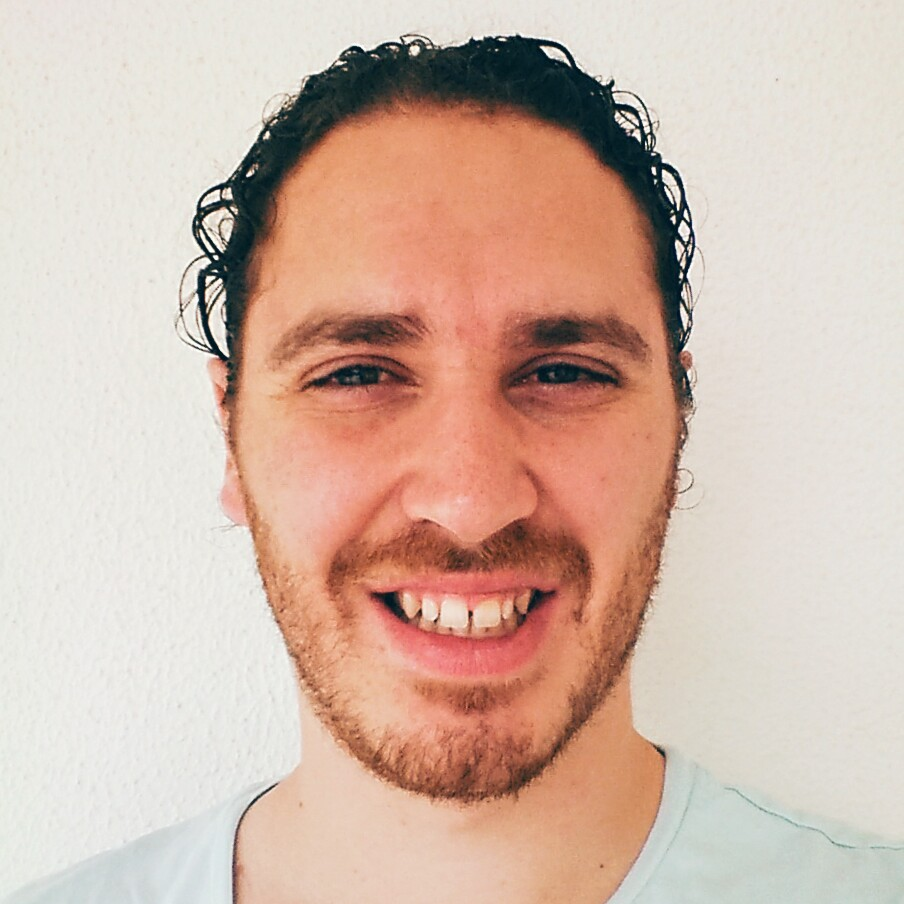
#> input picture test_resources/test_face.jpg, 904 x 904 px, given as the content of the folder photos/, which was not available
$ python facelift.py   (Python 2 division)   (older library calls are emulated)
#> lines starting #> are read from the running program, lines starting #| are printed output that depends on the picture; pictures that were not available may be replaced by others from this repository, and a replacement may not be noted
# !/usr/bin/env python
# -*- coding: utf-8 -*-

# noinspection PyUnresolvedReferences,PyPackageRequirements
import argparse
import os

import cv2
import numpy
from PIL import Image


def iter_images_in(folder_path, frame_size):
    """
    Return an iterator to all images in the folder (.png and .jpg).
    :param folder_path: Folder where to load the images from.
    :param frame_size: Target frame size for all images.
    :return: Generator/Iterator of loaded images.
    """
    try:
        if folder_path[-1] != '/':
            folder_path += '/'
        files = os.listdir(folder_path)
        image_paths = (f for f in files
                       if f.lower()[-4:] in ['.png', '.jpg'])
        images = (load_image(folder_path + path) for path in image_paths)
        return (resize_image(image, frame_size)
                for image in images if image is not None)
    except OSError as e:
        if e.errno == 2:
            return None
        else:
            raise
    except IndexError:
        return None


def load_image(image_path):
    """
    Load image from image file path. Currently serves as a wrapper for
    OpenCV library.
    :param image_path: Valid path to image.
    :return: Image object.
    """
#> called with image_path = 'photos/test_face.jpg'
    assert image_path
    return cv2.imread(image_path)
#> returned value is the input picture: shape (904, 904, 3); mean B, G, R 170.9, 184.7, 210.7


def resize_image(image, frame_size):
#> called with frame_size = (1280, 1280)
    x, y, __ = image.shape
#> x = 904; y = 904
    if abs(x - frame_size[0]) >= abs(y - frame_size[1]):
        ratio = frame_size[0] / float(x)
#> ratio = 1.42
    else:
        ratio = frame_size[1] / float(y)
    return cv2.resize(image, None, fx=ratio, fy=ratio,
                      interpolation=cv2.INTER_CUBIC)
#> returned value: shape (1280, 1280, 3)


def get_faces_in(image):
    """
    Detect all faces in the image.
    :param image: Image with faces to detect.
    :return: Tuple of face region rectangles, empty if none detected.
    """
    classifier_name = 'resources/haarcascade_frontalface_default.xml'
    face_cascade = cv2.CascadeClassifier(classifier_name)
    if face_cascade.empty():
        if __name__ == '__main__':
            print 'Failed to load Classifier "%s"' % classifier_name
        return numpy.empty((0, 4))

    gray = cv2.cvtColor(image, cv2.COLOR_RGB2GRAY)
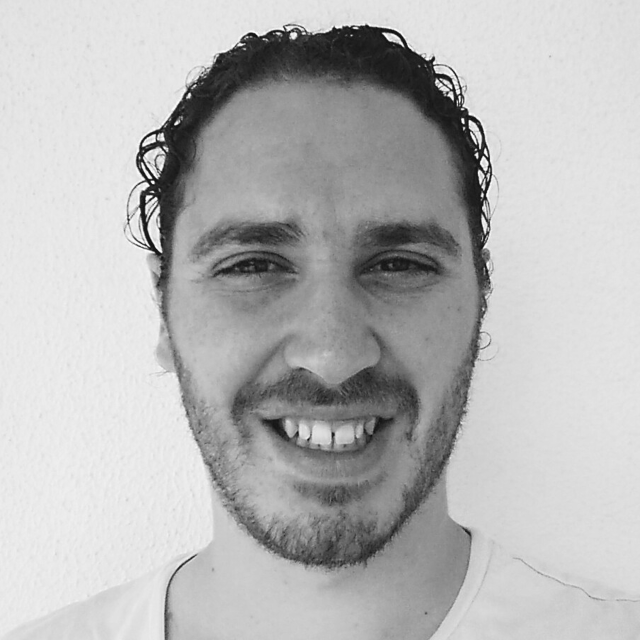
#> gray: shape (1280, 1280) (shown at 1/2 size); min 1, max 255, mean 183.6
    gray = cv2.equalizeHist(gray)
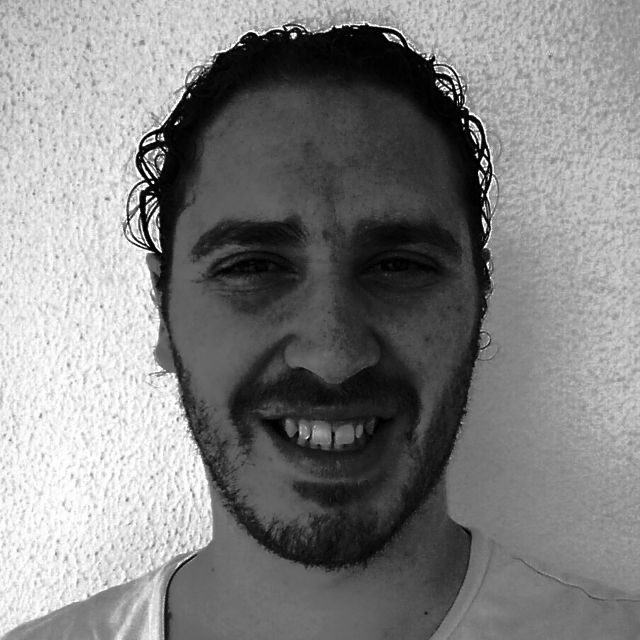
#> gray: shape (1280, 1280) (shown at 1/2 size); min 0, max 255, mean 129.4
    faces = face_cascade.detectMultiScale(gray, scaleFactor=1.3,
                                          minNeighbors=4, minSize=(24, 24),
                                          flags=cv2.cv.CV_HAAR_SCALE_IMAGE)
#> faces = [[255, 237, 797, 797]]
    if isinstance(faces, tuple):
        return numpy.empty((0, 4))
    else:
        return faces


def calc_best_face_width_for_all(faces):
    """
    Calculate the best width for the final face size.
    This is not normalised by face size because we'll want to use the
    extra image size to fill empty spaces after transforming images to
    fit the final face rect.
    :param faces: All faces we want to resize.
    :return: The final width.
    """
    assert all([f > 0 for f in faces[:, 2]])
    return numpy.average(faces[:, 2])


def transformed_face(image, face, face_centre, target_face_width, frame_size):
    """
    Draw an image into the buffer after applying the needed
    transformations so that its face fills the final face rect.
    This changes buffer's contents.
    :param image: Image to draw.
    :param face: Valid face rectangle of that image.
    :param face_centre: Centre point of the transformed face.
    :param target_face_width: The face width `face` should have
        after drawing to buffer.
    :param frame_size: Size of the final frame.
    """
#> called with face = array of shape (4,), face_centre = array of shape (2,), target_face_width = 160, frame_size = (640, 640)
    __, __, face_width, __ = face
#> face_width = 797
    size_ratio = target_face_width / float(face_width)
#> size_ratio = 0.201

    image = cv2.resize(image, None, fx=size_ratio, fy=size_ratio,
                       interpolation=cv2.INTER_CUBIC)
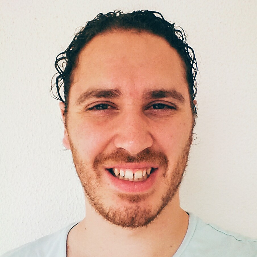
#> image: shape (257, 257, 3); mean of channels 0, 1, 2 170.9, 184.7, 210.7; drawn as B, G, R

    x, y, __, h = numpy.array(face) * size_ratio
#> x = 51.19; y = 47.58; h = 160
    final_x, final_y, __, __ = calc_rectangle_for(face_centre, face_width, h)
#> in calc_rectangle_for, `size = numpy.array([width, height])`: size = [797, 160]
#> final_x = -78.5; final_y = 240
    x, y = final_x - x, final_y - y
#> x = -129.7; y = 192.4

    translation = numpy.float32([[1, 0, x], [0, 1, y]])
#> translation = [[1, 0, -129.7], [0, 1, 192.4]]
    image = cv2.warpAffine(image, translation, frame_size)
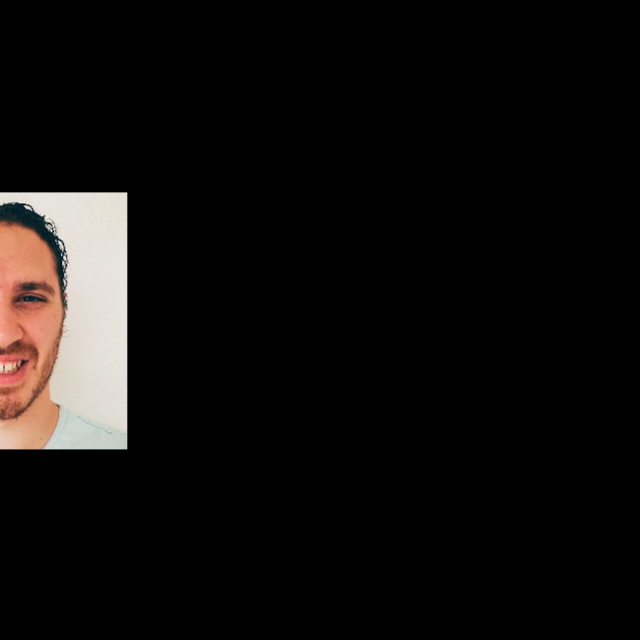
#> image: shape (640, 640, 3); mean of channels 0, 1, 2 12.9, 14.1, 16.4; drawn as B, G, R

    return image


def calc_rectangle_for(centre, width, height):
    """
    Calculate a full rectangle with centre at centre and
    width and height.
    :param centre: Central point of the rectangle.
    :param width: Width of the rectangle.
    :param height: Height of the rectangle.
    :return: ndarray with the (x, y, w, h) of the rectangle.
    """
    assert isinstance(centre, numpy.ndarray)
    size = numpy.array([width, height])
    return numpy.append((centre - (size / 2)), size)


def save_animation(images, filename):
    """
    Create and save animation using images provided.
    :param images: Images to animate.
    :param filename: Filename of the output file.
    :return: Number of images saved.
    """
    images = (cv2.cvtColor(image, cv2.COLOR_BGR2RGB) for image in images)
    images = [Image.fromarray(image) for image in images]
#> images = 1 item
    if len(images) > 1:
        frame = images[0]
        with open(filename, 'wb') as out:
            frame.save(out, save_all=True, append_images=images[1:],
                       duration=450)
    return len(images)


if __name__ == '__main__':
    def parse_args():
        description = 'Create gif animations of people with their faces centred'
        parser = argparse.ArgumentParser(description=description)
        parser.add_argument('--frame-size', nargs=2, type=int,
                            help='Output image size (width height) in pixels.',
                            default=[640, 640])
        parser.add_argument('--dir', nargs=1, type=unicode,
                            help='Directory where to load the images from.',
                            default=['photos/'])
        parser.add_argument('--face-width', nargs=1, type=float,
                            help='Face width in the output file as a %% of '
                                 '--frame-size.',
                            default=[0.25])
        parser.add_argument('--centre', nargs=2, type=float,
                            help='Face centre position in the output file as '
                                 'a %% of the --frame-size',
                            default=[0.5, 0.5])
        parser.add_argument('--output', nargs=1, type=unicode,
                            help='Output file name (excluding .gif).',
                            default='output')

        args = parser.parse_args()

        directory = args.dir[0]
        frame_size = tuple(args.frame_size)
        width = frame_size[0]
        face_width = width * args.face_width[0]
        centre = numpy.array((width * args.centre[0], width * args.centre[1]))
        output_filename = args.output[0]

        return directory, face_width, centre, frame_size, output_filename


    def main(directory, target_face_width, centre, frame_size, output_filename):
        double_size = (frame_size[0] * 2, frame_size[1] * 2)
        images = iter_images_in(directory, double_size)
        images_with_faces = ((image, get_faces_in(image)) for image in images)
        images_with_faces = ((image, faces[0])
                             for image, faces in images_with_faces
                             if len(faces) > 0)

        width = target_face_width
        transformed = (transformed_face(image, face, centre, width, frame_size)
                       for image, face in images_with_faces)

        saved_count = save_animation(transformed,
                                     '{}.gif'.format(output_filename))
#> saved_count = 1

        print 'Saved {} images from "{}"'.format(saved_count, directory)
#| Saved 1 images from "photos/"


    main(*parse_args())
